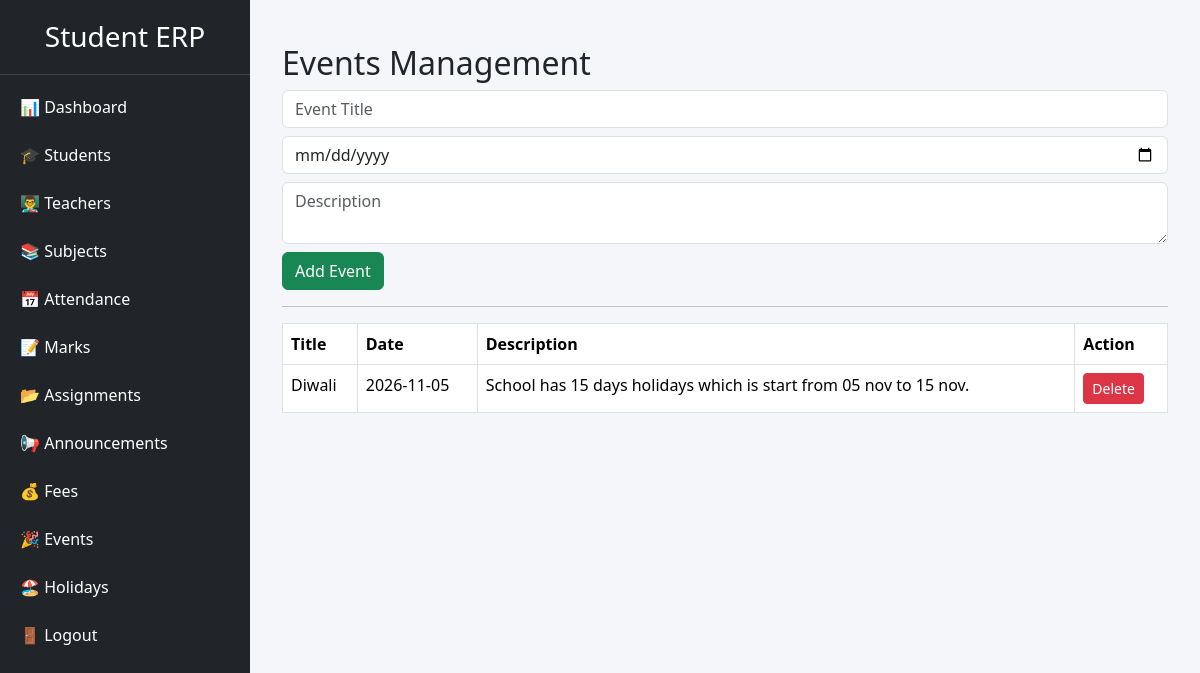
The page /admin/events.php on the database its author committed.
### tables this page shows
CREATE TABLE `events` (
  `id` int(11) NOT NULL,
  `title` varchar(255) DEFAULT NULL,
  `event_date` date DEFAULT NULL,
  `description` text DEFAULT NULL
);

### admin/events.php (the view, shortened to what this page needs)
<?php
include("../config/db.php");
include("navbar.php");
?>
<div class="container mt-4">
<h2>Events Management</h2>
<form method="POST">
<input type="text"
name="title"
class="form-control mb-2"
placeholder="Event Title"
required>
<input type="date"
name="event_date"
class="form-control mb-2"
required>
<textarea
name="description"
class="form-control mb-2"
placeholder="Description">
</textarea>
<button
class="btn btn-success"
name="save">
Add Event
</button>
</form>
<hr>
<table class="table table-bordered">
<tr>
<th>Title</th>
<th>Date</th>
<th>Description</th>
<th>Action</th>
</tr>
<?php
$result=mysqli_query($conn,
"SELECT * FROM events ORDER BY event_date");
while($row=mysqli_fetch_assoc($result))
{
?>
<tr>
<td><?= $row['title']; ?></td>
<td><?= $row['event_date']; ?></td>
<td><?= $row['description']; ?></td>
<td>
<a href="?delete=<?= $row['id']; ?>"
class="btn btn-danger btn-sm">
Delete
</a>
</td>
</tr>
<?php } ?>
</table>
</div>
</div>
</body>
</html>

### admin/navbar.php (style rules this page uses)
body { margin:0; background:#f5f6fa; }

### rows shown on the page
events: title "Diwali", event_date "2026-11-05", description "School has 15 days holidays which is start from 05 nov to 15 nov."
